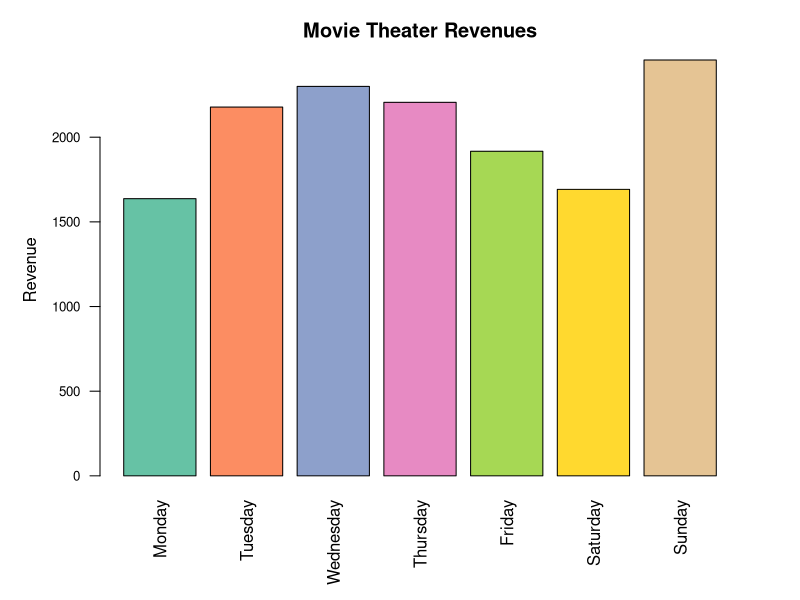
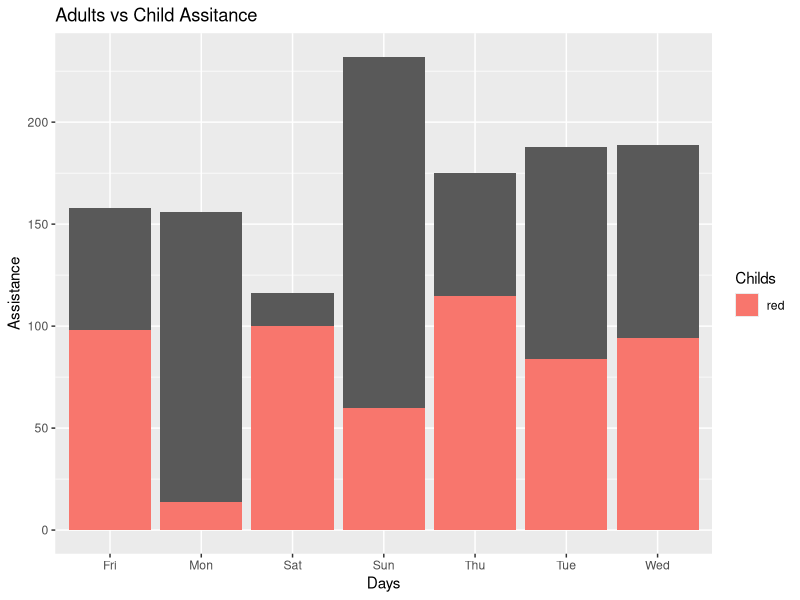

R code for these plots, in order: (Note: this script raises an error after producing the figures.)
# Potential Questions to Answer:
# 1. Create snacks that the customers can buy and randomize who buys which snack
# 2. Pretend you own multiple theaters and run two simulations to represent each theater and plot the results
# 3. Create conditional statements for movies that may be PG-13 and children are not allowed to watch
#  * Required libraries *
library(ggplot2)
library(RColorBrewer)
# Theater 1
# Cost for adults and children
t1_ticket_cost <- 6 
t1_ticket_cost_child <- 4 
t1_movies <- c('Shrek', 'Avengers', 'Scary Movie', 'Titanic', 'After Earth')  # List 5 of your favorite movies
t1_PG_13 <- c(0, 0, 1, 0, 0)
t1_adult_assis <- rep(0, 7)
t1_child_assis <- rep(0, 7)
t1_popcorn_price <- 5
t1_drink_price <- 3
t1_screens <-  5
t1_seats <-  80
t1_rent_cost_day <- 300
t1_insurance_cost_day <- 100
t1_emp_man_cost <- 500
t1_week_days <- rep(0, 7)  # Store totals for each day

# Theater 2
# Cost for adults and children
t2_ticket_cost <- 6 
t2_ticket_cost_child <- 4 
t2_movies <- c('The Nun', 'Transformers', 'Harry Potter', 'Interstellar', 'Spider-Man')  # List 5 of your favorite movies
t2_PG_13 <- c(1, 0, 0, 1, 0)
t2_adult_assis <- rep(0, 7)
t2_child_assis <- rep(0, 7)
t2_popcorn_price <- 4
t2_drink_price <- 2
t2_screens <-  5
t2_seats <-  80
t1_rent_cost_day <- 300
t1_insurance_cost_day <- 100
t1_emp_man_cost <- 400
t2_week_days <- rep(0, 7)  # Store totals for each day


calculate_revenue <- function(adult_cost, child_cost, v_movies, pg_13, popcorn_price,
                              drink_price, n_screens, n_seats){
    # iterate through the week
    week_temp <- rep(0, 7)
    adult_assis <- rep(0, 7)
    child_assis <- rep(0, 7)
    for (day in seq_along(week_temp)) {
      # Keep track of total revenue for the day
      day_revenue <- 0
      # iterate through the amount of screens on a particular day
      for (movie in seq_along(v_movies)) {
        # Calculate the revenue for adults and children
        if(pg_13[movie] == 0){
          # Calculate  how many adults and children are watching the movie
        visitors_adults <- sample(1:(n_seats), 1)
        visitors_children <- sample(1:(n_seats-visitors_adults),1)
         # Calculate how many people buy Snacks
        popcorns <- sample(0:(visitors_adults), 1)
        drinks <- sample(0:(visitors_adults), 1)
        adults_revenue <- adult_cost*visitors_adults
        children_revenue <- child_cost*visitors_children
        popcorns_revenue <- popcorn_price*popcorns
        drinks_revenue <- drink_price*drinks
        adult_assis[day] <- adult_assis[day]+visitors_adults
        child_assis[day] <- child_assis[day]+visitors_children
        # Calculate revenue, and add to running total for the day
        day_revenue <- day_revenue+adults_revenue+children_revenue+popcorns_revenue+drinks_revenue
        }else if(pg_13[movie] == 1){
          # Calculate  how many adults are watching the movie
          visitors_adults <- sample(1:(n_seats), 1)
          adults_revenue <- adult_cost*visitors_adults
          # Calculate how many people buy Snacks
          popcorns <- sample(0:(visitors_adults), 1)
          drinks <- sample(0:(visitors_adults), 1)
          popcorns_revenue <- popcorn_price*popcorns
          drinks_revenue <- drink_price*drinks
          adult_assis[day] <- adult_assis[day]+visitors_adults
          # Calculate revenue, and add to running total for the day
          day_revenue <- day_revenue+adults_revenue+popcorns_revenue+drinks_revenue
        }
      }
      # Save total to the corresponding day
      week_temp[day] <- day_revenue
    }
    return(list(week_temp, adult_assis, child_assis))
}

    # Make a barchart showing total revenue per day
day_labels_long <- c('Monday', 'Tuesday', 'Wednesday', 'Thursday', 'Friday', 'Saturday', 'Sunday')
day_labels_short <- c('Mon', 'Tue', 'Wed', 'Thu', 'Fri', 'Sat', 'Sun')

chart_generator_1_theater <- function(t1_vector){    
  # Generate a pallette for the plot
  pallette <- brewer.pal(7, "Set2")
  
  par(mfrow = c(1, 1),
      mar = c(6,5,3,3))
  barplot(height = t1_vector,
          names = day_labels_long,
          main = "Movie Theater Revenues",
          col = pallette,
          ylab = 'Revenue',
          las=2,
          cex.axis = 0.8
  )
  # Make any other chart
  
  # Which day had the highest revenue? 
  barplot_df <- data.frame(day_labels_long, t1_vector)
  highest_revenue <- max(barplot_df$t1_vector)
  highest_day <- barplot_df$day_labels[barplot_df$t1_vector == highest_revenue]
  sprintf('%s is the day with the highest revenue: %d', highest_day, highest_revenue)      
}

    
chart_generator_2_theater <- function(t1_vector, t2_vector){    
  # Generate a pallette for the plot
  pallette1 <- brewer.pal(7, "Set2")
  pallette2 <- brewer.pal(7, "Set3")
  par(mfrow = c(2, 1),
      mar = c(2.5,3,3,3))
  barplot(height = t1_vector,
          names = day_labels_short,
          main = "Movie Theater 1 Revenues",
          col = pallette1,
          ylab = 'Revenue',
          cex.axis = 0.8,
          cex.main = 0.8
  )
  barplot(height = t2_vector,
          names = day_labels_short,
          main = "Movie Theater 2 Revenues",
          col = pallette2,
          ylab = 'Revenue',
          cex.axis = 0.8,
          cex.main = 0.8,
          
  )
  t1_dataframe <- data.frame(day_labels_long, t1_vector)
  t2_dataframe <- data.frame(day_labels_long, t2_vector)
  # Which day had the highest revenue? 
  # Theater 1
  t1_highest_revenue <- max(t1_dataframe$t1_vector)
  t1_total_revenue <- sum(t1_dataframe$t1_vector)
  t1_highest_day <- t1_dataframe$day_labels_long[t1_dataframe$t1_vector == t1_highest_revenue]
  print(paste(t1_highest_day,' is the day with the highest revenue: ',t1_highest_revenue, ', for theater 1. Total Revenue of week: $', t1_total_revenue, sep = ''))
  # Theater 2
  t2_highest_revenue <- max(t2_dataframe$t2_vector)
  t2_total_revenue <- sum(t2_dataframe$t2_vector)
  t2_highest_day <- t2_dataframe$day_labels_long[t2_dataframe$t2_vector == t2_highest_revenue]
  sprintf('%s is the day with the highest revenue: %d, for theater 2. Total Revenue of week: $%d', t2_highest_day, t2_highest_revenue, t2_total_revenue)
}    
    
###################
# Test Functions  #
###################

### One Theater ###
t1_raw_data <- calculate_revenue(t1_ticket_cost,
                                  t1_ticket_cost_child, t1_movies, t1_PG_13,
                                  t1_popcorn_price, t1_drink_price,
                                  t1_screens, t1_seats)

t1_week_days <- t1_raw_data[[1]]
t1_dataframe <- data.frame(day_labels_short,
                           t1_raw_data[[2]],
                           t1_raw_data[[3]]
                           )
names(t1_dataframe) <- c('Days', 'adults_assis', 'child_assis')
#Generate one theater chart
chart_generator_1_theater(t1_week_days)
# Make any other chart
ggplot(data = t1_dataframe) +
  geom_bar(mapping = aes(x = Days, y = adults_assis, ), stat = 'identity') +
  geom_bar(mapping = aes(x = Days, y = child_assis, fill = 'red'), stat = 'identity', position = 'stack')+
  labs(fill = 'Childs',
       y = 'Assistance')+
  ggtitle('Adults vs Child Assitance')


### Two Theaters ###
t1_week_days <- calculate_revenue(t1_ticket_cost,
                                  t1_ticket_cost_child, t1_movies, t1_PG_13,
                                  t1_popcorn_price, t1_drink_price, 
                                  t1_screens, t1_seats)

t2_week_days <- calculate_revenue(t2_ticket_cost,
                                  t2_ticket_cost_child, t2_movies, t2_PG_13,
                                  t2_popcorn_price, t2_drink_price, 
                                  t2_screens, t2_seats)
# Generate one theater chart
chart_generator_2_theater(t1_week_days, t2_week_days)

ggplot(t1_dataframe,
       mapping = aes(x = Days,
                     y = adults_assis,
                     fill = Days))+
  geom_bar(stat = 'identity')


